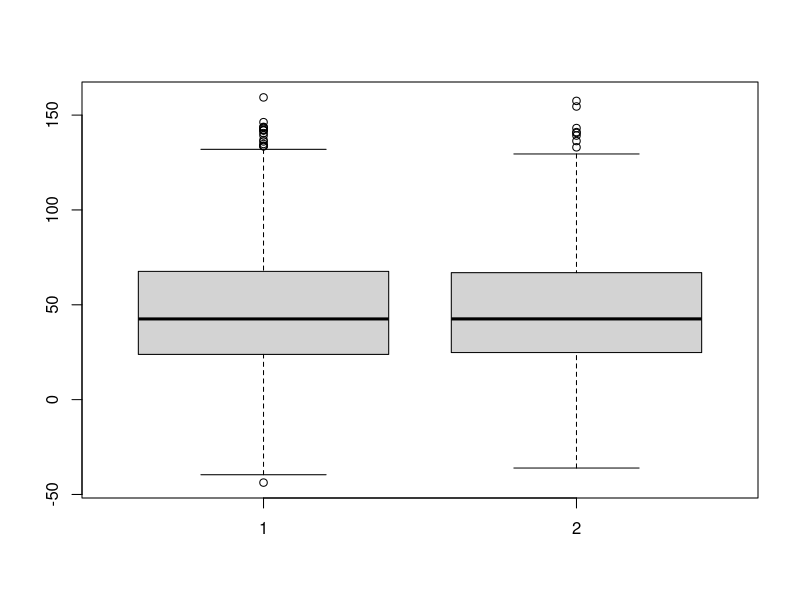
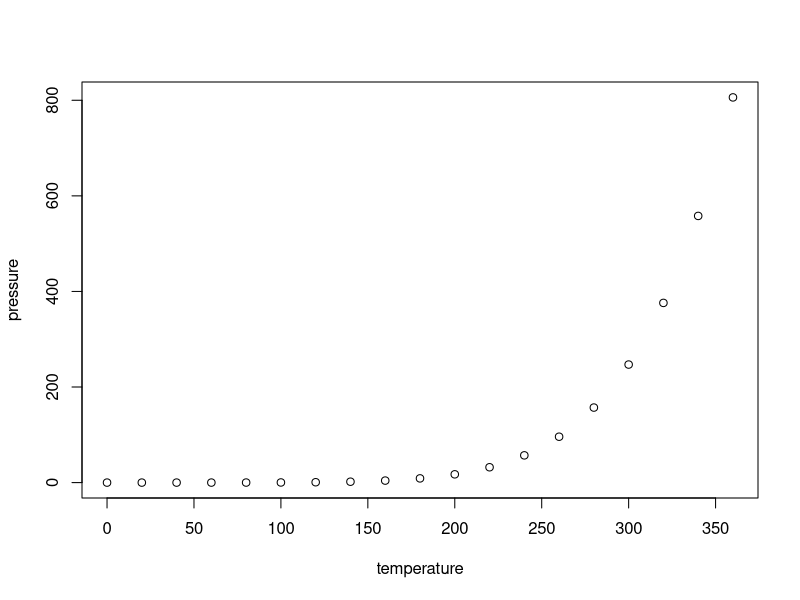

The R source for these figures, in order:
## ---- chunk 1
knitr::opts_chunk$set(echo = TRUE)
## ---- chunk 2
data <- read.csv(file = "DB_binome_2.csv");
mandata <- c();
womamdata <- c();
for (i in 1:nrow(data))
{
  if(data[i, 'Sexe'] == 0)
  {
    mandata <- c(mandata, data[i, 'Peche'])
  }
  else
  {
    womamdata <- c(womamdata, data[i, 'Peche'])
  }
}

boxplot(mandata, womamdata)
## ---- chunk 3
plot(pressure)
